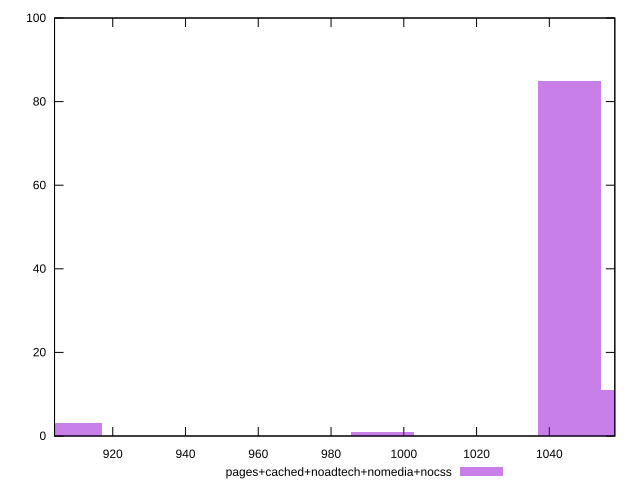

Source code (gnuplot):
reset

$pagesCachedNoadtechNomediaNocss <<EOF
994.1411742885507 1
1062.7026345843128 11
1045.5622695103723 85
908.439348918848 3
EOF

set key outside below
set boxwidth 17.14036507394053
set xrange [904:1058]
set yrange [0:100]
set trange [0:100]
set style fill transparent solid 0.5 noborder
set terminal svg size 640, 490 enhanced background rgb 'white'
set output "report_00026_2021-02-22T21:38:55.199Z/uses-rel-preload/comparison/histogram/4_vs_5.svg"

plot $pagesCachedNoadtechNomediaNocss title "pages+cached+noadtech+nomedia+nocss" with boxes

reset
